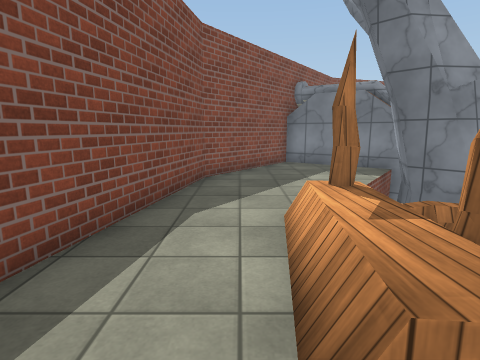
View 1 (above)

23 first-person views from a walk through a Unity game level. The camera is 1.4 m above the floor, tilts 10° down and sees 80° across. The floor is counted in squares, 1 m on a side. Each view is taken from the middle of a square. On the plan, view 1 faces up. The plan holds only what a view shows up to about 14 squares ahead; the rest is blank. The place goes on beyond the plan. Surface patterns are stand-ins for the level's own textures.

View 2
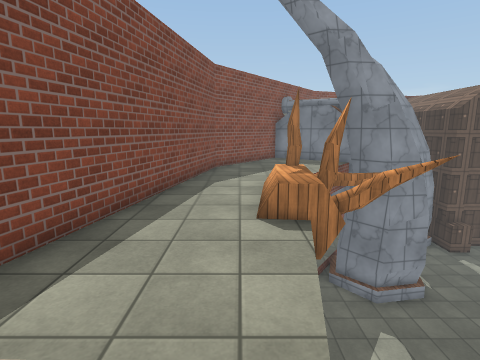

View 3
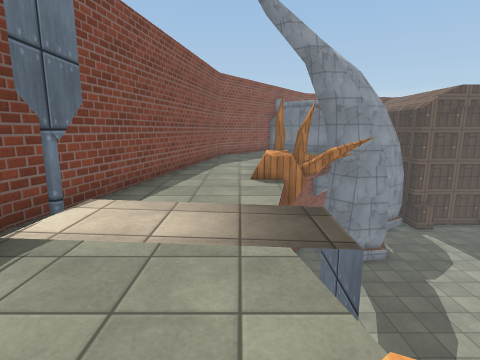

View 4
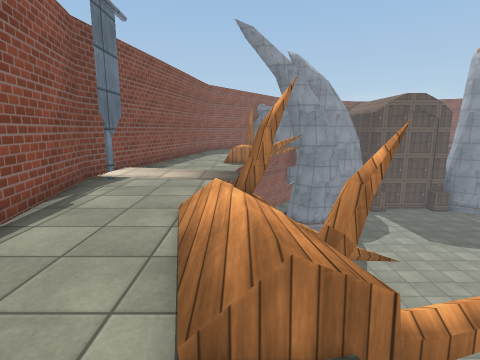

View 5
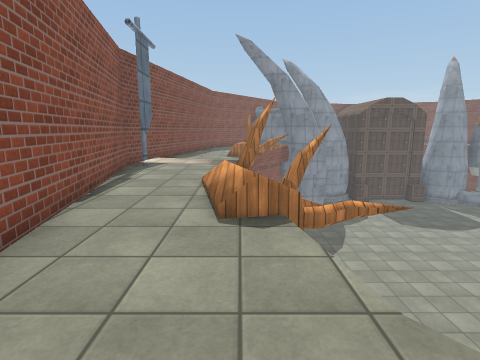

View 6
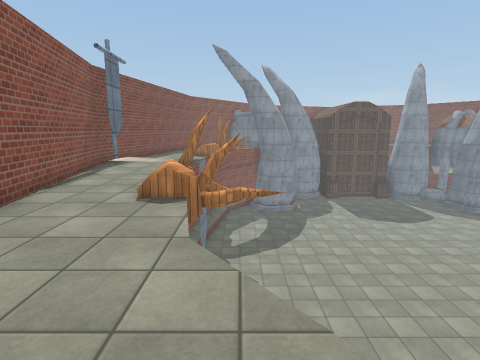

View 7
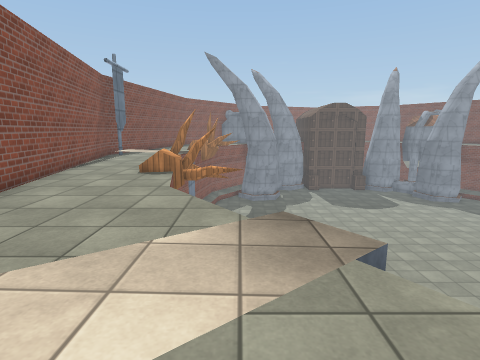

View 8
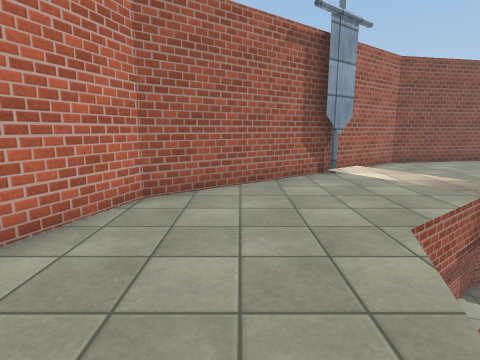

View 9
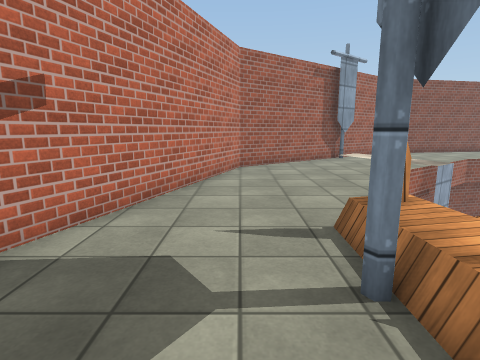

View 10
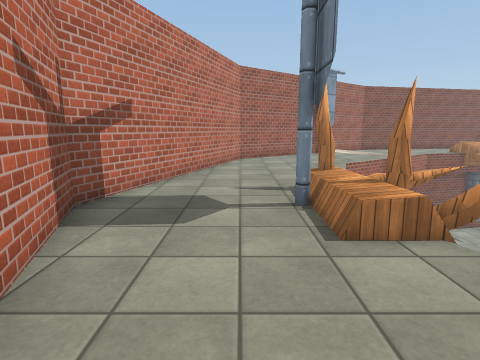

View 11
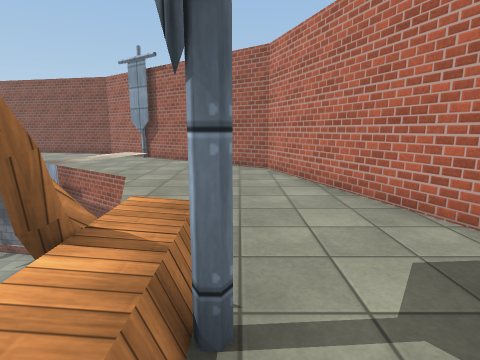

View 12
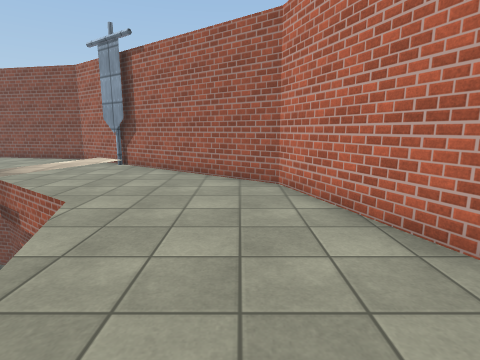

View 13
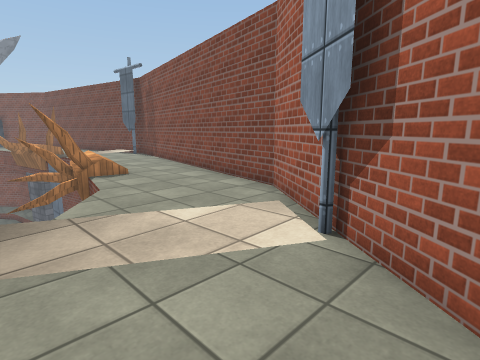

View 14
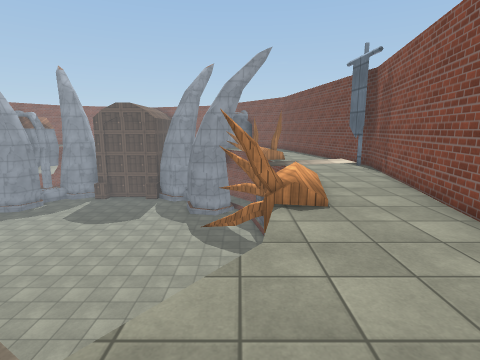

View 15
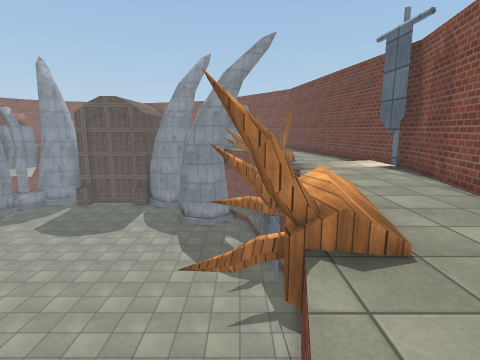

View 16
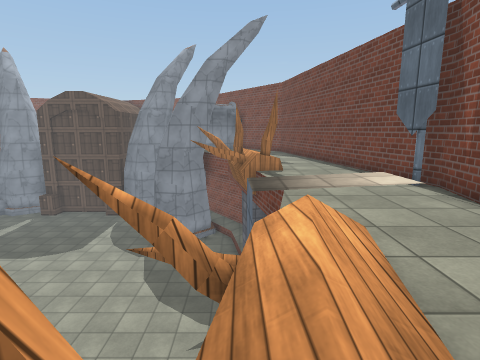

View 17
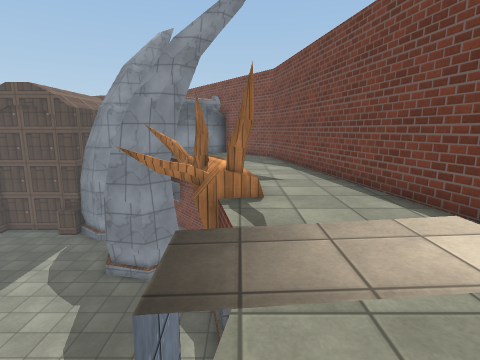

View 18
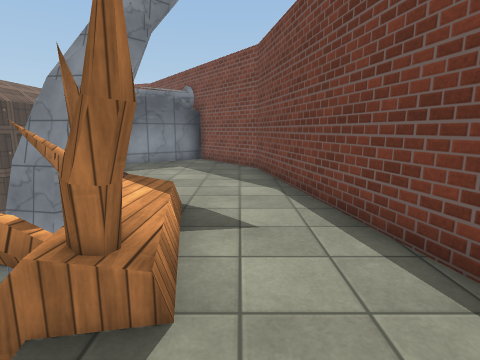

View 19
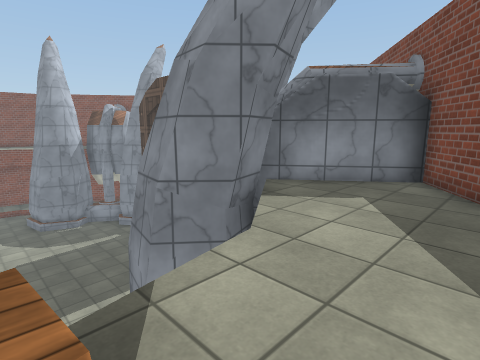

View 20
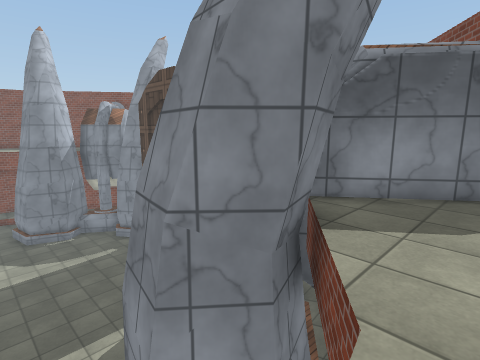

View 21
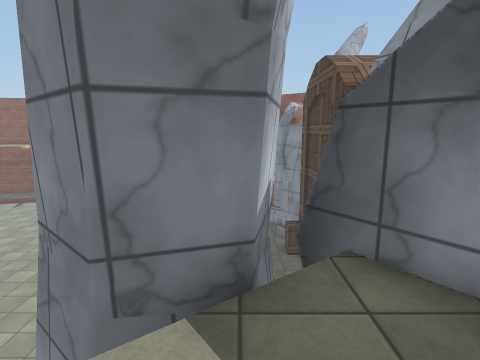

View 22
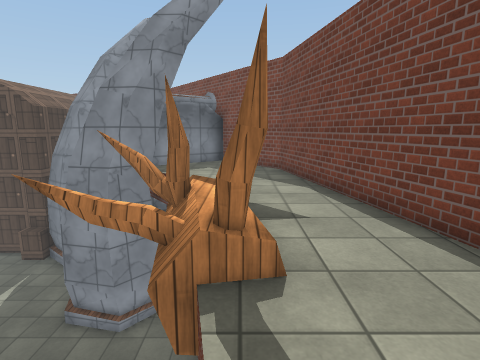

View 23
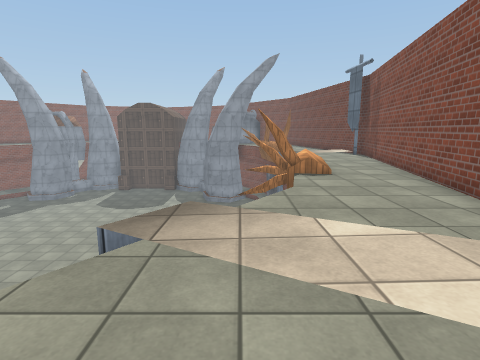

### Floor plan
Key: @ floor where view 1 was taken; # wall or solid block; x gap in a wall; . main floor; : floor 0.25 m higher than the main floor; / step, stairs or slope; = window, fence, low wall or low ledge; ^ raised ledge; v drop or lower ground; O other object.
Columns run from 3 left of view 1 to 31 right of it. Each row starts with its distance up from view 1.
 13     ###
 12     #.##            ##      ###
 11    ##..##       vvvvv###   ##.##
 10   ##.....x      vvvvvv#   ##...#
  9   #.....#   vvvvvv vvvv  ##....##
  8  ##....v#  vvvvvvvvvvvvv ###....#
  7  #....vv#^#vvvvvvvvvvvvv=  #....#
  6  #... vvvvvvvvvvvvvvvvvvv##vv...##
  5  #... vvvvvvvvvvvvvvvvvvvvvvv....#
  4  #..^#vvvvvvvvvv vvvvvvvvvvvv....#
  3 ##..^^vvvvvvv     vvvvvvvvvv=O...#
  2 #...^# vvvvvvvvv  vvvvvvvvvvv#O..#
  1 #...^vvvvvvvvvvv   vvvvvvvvvvvO..##
  0 #..@v  vvvvvvvv  vvvvvvvvvvvvv#...#
 -1 #...v    vvvvvvv vvvvvvvvvvvvv....#
 -2 #...v    vvvvvvvvvvvvvvvvvvvvvv../#
 -3 #:::: vvvvvvvvvvvvvvvvvvvvvvvv:::/#
 -4 #///: vvvvvvvvvvvvvvvvvvvvvvvv////#
 -5 #...v  vvvvvvvvvv vvvvvvvvvvvv....#
 -6 #../#v  vvvvvvvvvvvvvvvvvvvvvv....#
 -7 #..//vv vvvvvvvvvvvvvvvvv   vv/..##
 -8 #.../vv  vvvvvvvvvv vvvvv  vvv/..#
 -9 ##../vvv  vvvv vv    vvv   vv//..#
-10  #...v          v           v//..#
-11  #...v                     vv....#
-12  #....v                   vvv...##
-13  #....v                    v....#
-14  ##....v                  vv....#
-15   #..../v                v://..##
-16   ##../:.v               v/::/.#
-17    ##/:/.v              v..///##
-18     ##/...v             v....##
-19      #.....vv   v    vv......#
-20      ##.......  v vv........##
-21       ##.......#O=O........##
-22        #..................##
-23        ##................##
-24         ####..........####
-25            ####.....###
-26               #######

Positions as (right, up) in squares from view 1, and headings:
1: (0, 0), facing up
2: (0, -4), facing up
3: (0, -7), facing up
4: (1, -11), facing up
5: (1, -14), facing up
6: (3, -16), facing up
7: (4, -19), facing up
8: (11, -21), facing left
9: (16, -23), facing left
10: (19, -23), facing left
11: (12, -22), facing right
12: (15, -22), facing right
13: (23, -19), facing up-right
14: (25, -16), facing up
15: (25, -13), facing up
16: (26, -10), facing up
17: (27, -6), facing up
18: (28, -2), facing up
19: (28, 3), facing up-left
20: (26, 4), facing up-left
21: (26, 8), facing left
22: (27, -3), facing up
23: (24, -19), facing up
